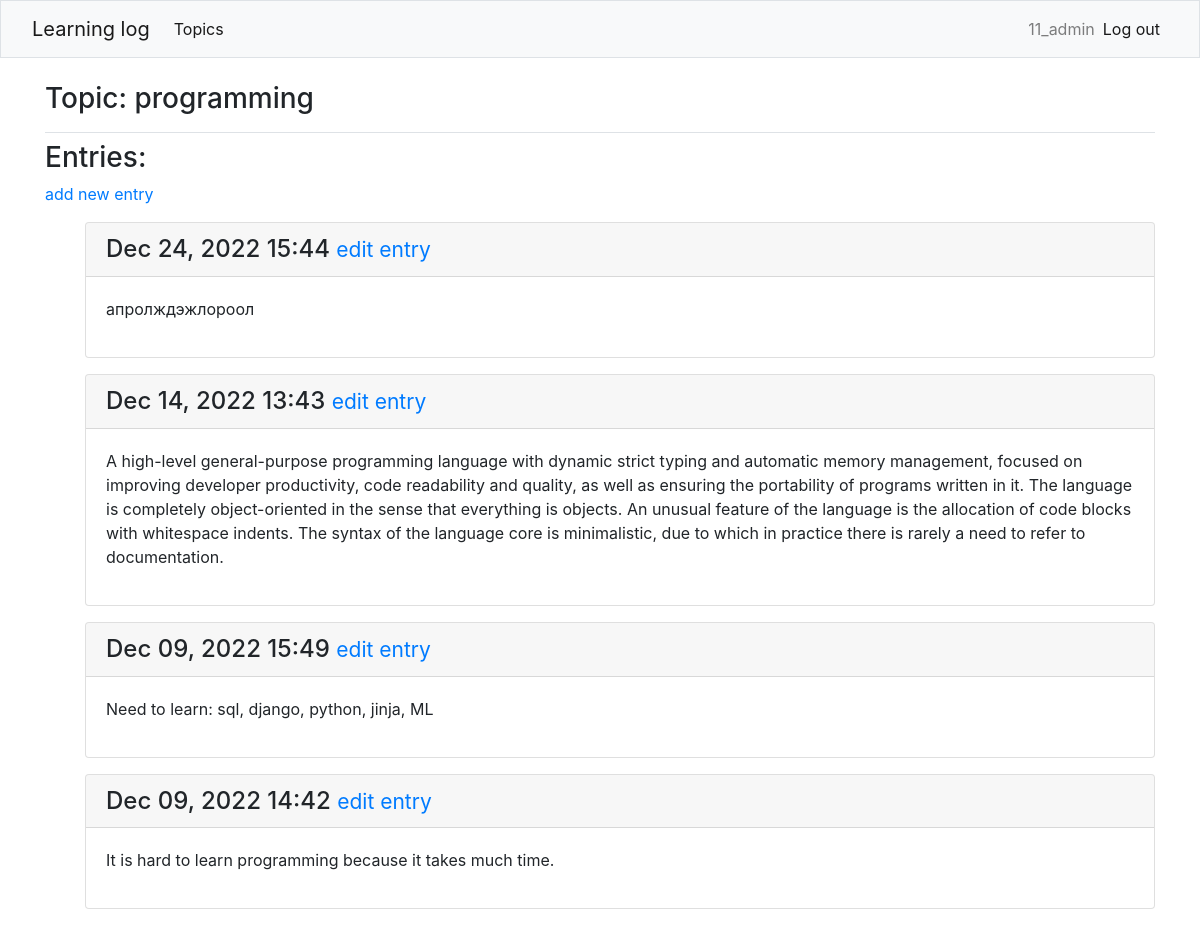
The page /topics/1/ (signed in) on the database its author committed.
### learning_logs/models.py (models this page shows, shortened)
class Topic(models.Model):
    text = models.CharField(max_length=200)
    date_added = models.DateTimeField(auto_now_add=True)
    owner = models.ForeignKey(User, on_delete=models.CASCADE)
    class Meta:
        ordering = ['text', 'date_added']
    def __str__(self):
        return self.text

class Entry(models.Model):
    topic = models.ForeignKey(Topic, on_delete=models.CASCADE)
    text = models.TextField()
    date_added = models.DateTimeField(auto_now_add=True)
    class Meta:
        verbose_name_plural = 'entreis'
        ordering = ['text', 'date_added']

### learning_logs/views.py (the view)
# urls.py: path('topics/<int:topic_id>/', views.topic, name = 'topic'),
@login_required
def topic(request, topic_id):
    topic = Topic.objects.get(id=topic_id)
    check_owner_topic(request, topic)
    entries = topic.entry_set.order_by('-date_added')
    content = {'topic': topic, 'entries': entries}
    return render(request, 'learning_logs/topic.html', content)

### learning_logs/views.py (called while the page is built)
def check_owner_topic(request, topic):
    if topic.owner != request.user:
        raise Http404

### learning_logs/templates/learning_logs/topic.html
    {% extends "learning_logs/base.html" %}
    {% block page_header %}
      <h3>Topic: {{ topic }}</h3>
    {% endblock page_header %}
    {% block content %}
			<h3>Entries:</h3>
      <p><a href="{% url 'learning_logs:new_entry' topic.id %}">add new entry</a> </p>
      <ul>
        {% for entry in entries %}
	        <div class="card mb-3">
		        <h4 class="card-header">
			        {{ entry.date_added|date:'M d, Y H:i' }}
			        <small><a href="{% url 'learning_logs:edit_entry' entry.id %}">edit entry</a>
			        </small>
		        </h4>
		        <div class="card-body">
			        {{ entry.text|linebreaks }}
		        </div>
	        </div>
	      {% empty %}
	      <p>There are no entries yet</p>
        {% endfor %}
      </ul>
    {% endblock content %}

### learning_logs/templates/learning_logs/base.html (shortened to what this page needs)
{% load bootstrap4 %}
<!DOCTYPE html>
<html lang="en">
    <head>
        {% bootstrap_css %}
    </head>
    <body>
<nav class="navbar navbar-expand-lg bg-light navbar-light mb-4 border">
  <div class="container-fluid">
    <a class="navbar-brand" href="{% url 'learning_logs:index' %}">Learning log</a>
    <div class="collapse navbar-collapse" id="navbarNav">
      <ul class="navbar-nav mr-auto">
        <li class="nav-item">
          <a class="nav-link active" aria-current="page" href="{% url 'learning_logs:topics' %}">Topics</a>
        </li>
      </ul>
      <ul class="navbar-nav ml-auto">
        {% if user.is_authenticated %}
          <li class="nav-item">
            <span class="navbar-text">{{ user.username }}</span>
          </li>
          <li class="nav-item">
            <a class="nav-link active" aria-current="page" href="{% url 'users:logout' %}">Log out</a>
          </li>
        {% endif %}
      </ul>
    </div>
  </div>
</nav>
  <main role="main" class="container">
    <div class="pb-2 mb-2 border-bottom">
      {% block page_header %} {% endblock page_header %}
    </div>
    <div>
      {% block content %} {% endblock content %}
    </div>
  </main>
   </body>
  </html>

### rows shown on the page
Topic: text "programming"
Entry: date_added "Dec 24, 2022 15:44", text "апролждэжлороол"
Entry: date_added "Dec 14, 2022 13:43", text "A high-level general-purpose programming language with dynamic strict typing and automatic memory management, focused on improving developer productivity, code readability and quality, as well as ensuring the portability of programs written in it. The language is completely object-oriented in the sense that everything is objects. An unusual feature of the language is the allocation of code blocks with whitespace indents. The syntax of the language core is minimalistic, due to which in practice there is rarely a need to refer to documentation."
Entry: date_added "Dec 09, 2022 15:49", text "Need to learn: sql, django, python, jinja, ML"
Entry: date_added "Dec 09, 2022 14:42", text "It is hard to learn programming because it takes much time."

### other values the page prints
{{ user.username }} "11_admin"
